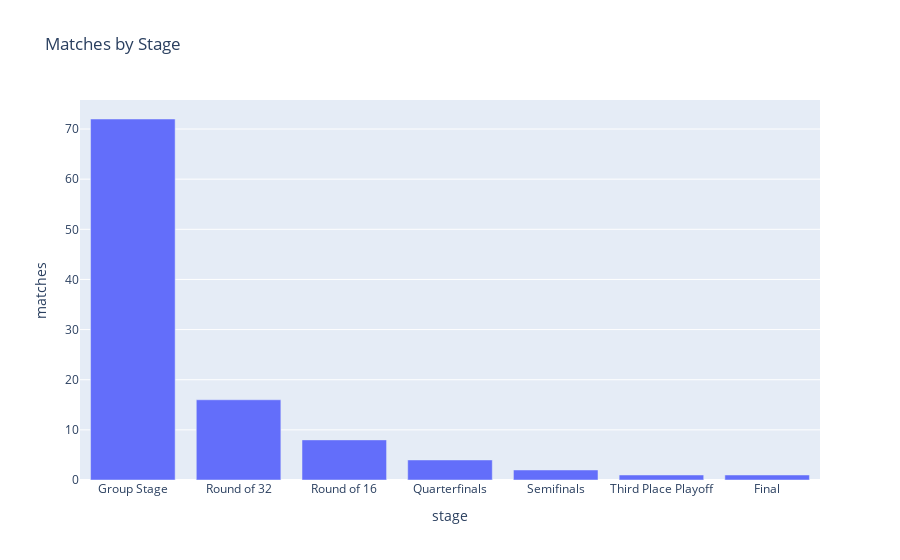

The cell this chart's notebook holds for it:
### Code cell
fig = px.bar(stage_counts, x="stage", y="matches", title="Matches by Stage")
fig

### Figure 1 — Plotly figure (JSON) as saved in the notebook; plotly's stock layout.template omitted (floating-point values rounded to 4 significant figures)
{"data": [{"alignmentgroup": "True", "hovertemplate": "stage=%{x}<br>matches=%{y}<extra></extra>", "legendgroup": "", "marker": {"color": "#636efa", "pattern": {"shape": ""}}, "name": "", "offsetgroup": "", "orientation": "v", "showlegend": false, "textposition": "auto", "type": "bar", "x": ["Group Stage", "Round of 32", "Round of 16", "Quarterfinals", "Semifinals", "Third Place Playoff", "Final"], "xaxis": "x", "y": [72, 16, 8, 4, 2, 1, 1], "yaxis": "y"}], "layout": {"barmode": "relative", "legend": {"tracegroupgap": 0}, "title": {"text": "Matches by Stage"}, "xaxis": {"anchor": "y", "domain": [0, 1], "title": {"text": "stage"}}, "yaxis": {"anchor": "x", "domain": [0, 1], "title": {"text": "matches"}}}}
